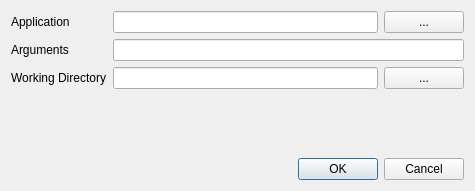
<?xml version="1.0" encoding="UTF-8"?>
<ui version="4.0">
 <class>CreateSessionDialog</class>
 <widget class="QDialog" name="CreateSessionDialog">
  <property name="geometry">
   <rect>
    <x>0</x>
    <y>0</y>
    <width>475</width>
    <height>191</height>
   </rect>
  </property>
  <property name="windowTitle">
   <string>Dialog</string>
  </property>
  <layout class="QVBoxLayout" name="verticalLayout">
   <item>
    <layout class="QFormLayout" name="formLayout">
     <item row="0" column="0">
      <widget class="QLabel" name="label">
       <property name="text">
        <string>Application</string>
       </property>
      </widget>
     </item>
     <item row="0" column="1">
      <layout class="QHBoxLayout" name="horizontalLayout">
       <item>
        <widget class="QLineEdit" name="lineEdit"/>
       </item>
       <item>
        <widget class="QPushButton" name="pushButton">
         <property name="sizePolicy">
          <sizepolicy hsizetype="Minimum" vsizetype="Minimum">
           <horstretch>0</horstretch>
           <verstretch>0</verstretch>
          </sizepolicy>
         </property>
         <property name="text">
          <string>...</string>
         </property>
        </widget>
       </item>
      </layout>
     </item>
     <item row="1" column="0">
      <widget class="QLabel" name="label_2">
       <property name="text">
        <string>Arguments</string>
       </property>
      </widget>
     </item>
     <item row="1" column="1">
      <widget class="QLineEdit" name="lineEdit_2"/>
     </item>
     <item row="2" column="0">
      <widget class="QLabel" name="label_3">
       <property name="text">
        <string>Working Directory</string>
       </property>
      </widget>
     </item>
     <item row="2" column="1">
      <layout class="QHBoxLayout" name="horizontalLayout_2">
       <item>
        <widget class="QLineEdit" name="lineEdit_3"/>
       </item>
       <item>
        <widget class="QPushButton" name="pushButton_2">
         <property name="sizePolicy">
          <sizepolicy hsizetype="Minimum" vsizetype="Minimum">
           <horstretch>0</horstretch>
           <verstretch>0</verstretch>
          </sizepolicy>
         </property>
         <property name="text">
          <string>...</string>
         </property>
        </widget>
       </item>
      </layout>
     </item>
    </layout>
   </item>
   <item>
    <spacer name="verticalSpacer">
     <property name="orientation">
      <enum>Qt::Vertical</enum>
     </property>
     <property name="sizeHint" stdset="0">
      <size>
       <width>20</width>
       <height>40</height>
      </size>
     </property>
    </spacer>
   </item>
   <item>
    <widget class="QDialogButtonBox" name="buttonBox">
     <property name="orientation">
      <enum>Qt::Horizontal</enum>
     </property>
     <property name="standardButtons">
      <set>QDialogButtonBox::Cancel|QDialogButtonBox::Ok</set>
     </property>
    </widget>
   </item>
  </layout>
 </widget>
 <resources/>
 <connections>
  <connection>
   <sender>buttonBox</sender>
   <signal>accepted()</signal>
   <receiver>CreateSessionDialog</receiver>
   <slot>accept()</slot>
   <hints>
    <hint type="sourcelabel">
     <x>248</x>
     <y>254</y>
    </hint>
    <hint type="destinationlabel">
     <x>157</x>
     <y>274</y>
    </hint>
   </hints>
  </connection>
  <connection>
   <sender>buttonBox</sender>
   <signal>rejected()</signal>
   <receiver>CreateSessionDialog</receiver>
   <slot>reject()</slot>
   <hints>
    <hint type="sourcelabel">
     <x>316</x>
     <y>260</y>
    </hint>
    <hint type="destinationlabel">
     <x>286</x>
     <y>274</y>
    </hint>
   </hints>
  </connection>
 </connections>
</ui>
